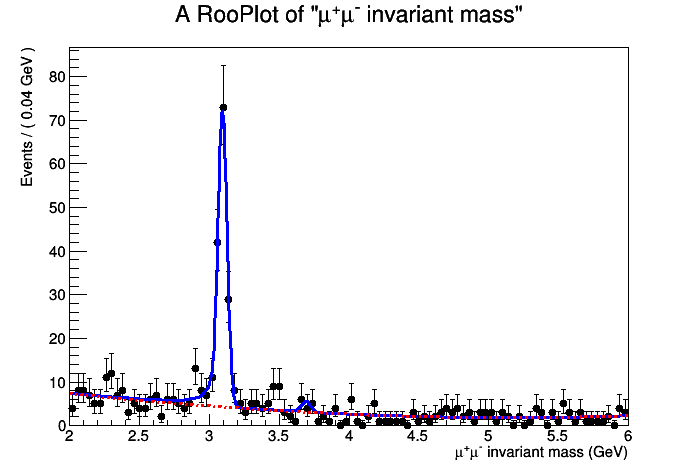

Write the Python code that produced this figure.
#import the root libraries
import ROOT

fInput  = ROOT.TFile('DataSet_lowstat.root')
dataset = fInput.Get('data')

#The observable
mass = ROOT.RooRealVar("mass","#mu^{+}#mu^{-} invariant mass",2.,6.,"GeV")

#The Jpsi signal parametrization: we'll use a Crystal Ball
meanJpsi  = ROOT.RooRealVar("meanJpsi", "The mean of the  Jpsi Crystal Ball",3.1,2.8,3.2)
sigmaJpsi = ROOT.RooRealVar("sigmaJpsi","The width of the Jpsi Crystal Ball",0.3,0.0001,1.)
alphaJpsi = ROOT.RooRealVar("alphaJpsi","The alpha of the Jpsi Crystal Ball",1.5,-5.,5.)
nJpsi     = ROOT.RooRealVar("nJpsi",    "The alpha of the Jpsi Crystal Ball",1.5,0.5,5.)
CBJpsi = ROOT.RooCBShape("CBJpsi","The Jpsi Crystall Ball", mass, meanJpsi, sigmaJpsi, alphaJpsi, nJpsi)

#The psi(2S) signal parametrization: width will be similar to Jpsi, but with shifted mass
meanpsi2S = ROOT.RooRealVar("meanpsi2S","The mean of the psi(2S) Crystal Ball",3.7,3.65,3.75)
CBpsi2S = ROOT.RooCBShape("CBpsi2S",  "The psi(2S) Crystal Ball", mass, meanpsi2S, sigmaJpsi, alphaJpsi, nJpsi)

#Background parametrization: just a polynomial
a1 = ROOT.RooRealVar("a1","The a1 of background",-0.7,-2.,2.)
a2 = ROOT.RooRealVar("a2","The a2 of background",0.3,-2.,2.)
a3 = ROOT.RooRealVar("a3","The a3 of background",-0.03,-2.,2.)
backgroundPDF = ROOT.RooChebychev("backgroundPDF","The background PDF",mass,ROOT.RooArgList(a1,a2,a3))

#Define the yields
NJpsi = ROOT.RooRealVar("NJpsi","The Jpsi signal events",1500.,0.1,10000.)
Nbkg  = ROOT.RooRealVar("Nbkg","The bkg events",5000.,0.1,50000.)

#Now define the number of psi(2S) events as a product of crss section*efficiency*luminosity (in pb)
#Let's assume we measured the trigger, reconstruction and identification efficiency for dimuons and found it to be 95%
#Lowstat sample has 0.64 pb-1
#Fullstat sample has 37 pb-1
eff_psi   = ROOT.RooRealVar("eff_psi",  "The psi efficiency",0.75,0.00001,1.)
lumi_psi  = ROOT.RooRealVar("lumi_psi", "The CMS luminosity",0.64,0.00001,50.,"pb-1")
cross_psi = ROOT.RooRealVar("cross_psi","The psi xsec",3.,0.,40.,"pb")

#Now define the number of psi events
Npsi = ROOT.RooFormulaVar("Npsi","@0*@1*@2",ROOT.RooArgList(eff_psi,lumi_psi,cross_psi))

#Important! We cannot fit simultaneously the efficiency, the luminosity and the cross section (our total PDF is only sensitive on the product of the three)
#We need to fix two of them, so we'll keep our POI floating
#One can also add an additional PDF to give predictive power on the other two parameters (later)
eff_psi.setConstant(1)
lumi_psi.setConstant(1)

#Compose the total PDF
totPDF = ROOT.RooAddPdf("totPDF","The total PDF",ROOT.RooArgList(CBJpsi,CBpsi2S,backgroundPDF),ROOT.RooArgList(NJpsi,Npsi,Nbkg))

#Do the actual fit
totPDF.fitTo(dataset, ROOT.RooFit.Extended(1))

#Print values of the parameters (that now reflect fitted values and errors)
print "##############"
meanpsi2S.Print()
NJpsi.Print()
Npsi.Print()
print "##############"

#Now plot the data and the fit result
xframe = mass.frame()
dataset.plotOn(xframe)
totPDF.plotOn(xframe)

#One can also plot the single components of the total PDF, like the background component
totPDF.plotOn(xframe, ROOT.RooFit.Components("backgroundPDF"), ROOT.RooFit.LineStyle(ROOT.kDashed), ROOT.RooFit.LineColor(ROOT.kRed))

#Draw the results
c1 = ROOT.TCanvas()
xframe.Draw()
c1.SaveAs("exercise_0.png")

#Now save the data and the PDF into a Workspace, for later use for statistical analysis
ws = ROOT.RooWorkspace("ws")
getattr(ws,'import')(dataset)
getattr(ws,'import')(totPDF)

fOutput = ROOT.TFile("Workspace_mumufit.root","RECREATE")
ws.Write()
fOutput.Write()
fOutput.Close()
